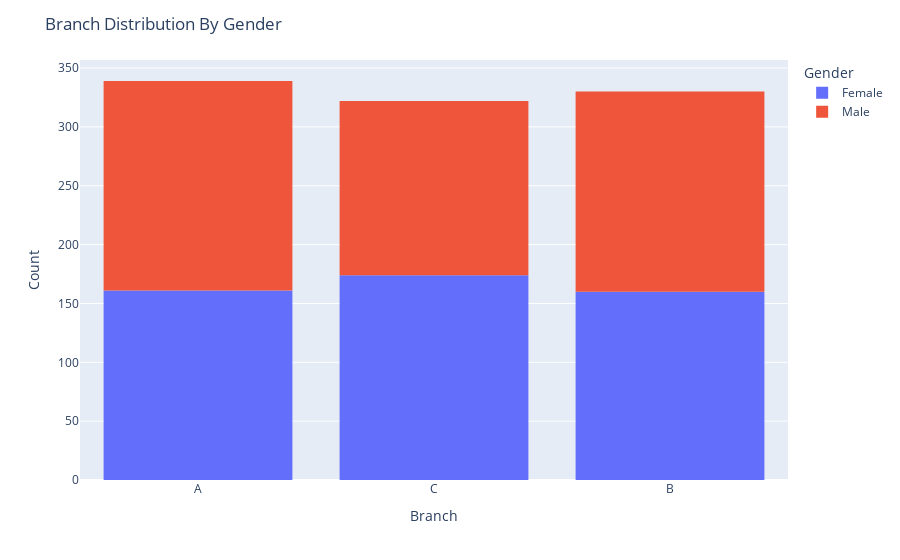

Source (notebook cell):
### Markdown cell above
Bivariate analysis

### Code cell
fig = px.histogram(df,x='Branch',color='Gender')
fig.update_layout(
    title="Branch Distribution By Gender",
    xaxis=dict(title="Branch"),
    yaxis=dict(title="Count")
)
fig.show()

### Figure 1 — Plotly figure (JSON) as saved in the notebook; plotly's stock layout.template omitted (floating-point values rounded to 4 significant figures; data arrays with more than 128 entries replaced by an {"elided": "..."} marker saying what was removed)
{"data": [{"alignmentgroup": "True", "bingroup": "x", "hovertemplate": "Gender=Female<br>Branch=%{x}<br>count=%{y}<extra></extra>", "legendgroup": "Female", "marker": {"color": "#636efa", "pattern": {"shape": ""}}, "name": "Female", "offsetgroup": "Female", "orientation": "v", "showlegend": true, "type": "histogram", "x": {"elided": "495 str values"}, "xaxis": "x", "yaxis": "y"}, {"alignmentgroup": "True", "bingroup": "x", "hovertemplate": "Gender=Male<br>Branch=%{x}<br>count=%{y}<extra></extra>", "legendgroup": "Male", "marker": {"color": "#EF553B", "pattern": {"shape": ""}}, "name": "Male", "offsetgroup": "Male", "orientation": "v", "showlegend": true, "type": "histogram", "x": {"elided": "496 str values"}, "xaxis": "x", "yaxis": "y"}], "layout": {"barmode": "relative", "legend": {"title": {"text": "Gender"}, "tracegroupgap": 0}, "margin": {"t": 60}, "title": {"text": "Branch Distribution By Gender"}, "xaxis": {"anchor": "y", "domain": [0, 1], "title": {"text": "Branch"}}, "yaxis": {"anchor": "x", "domain": [0, 1], "title": {"text": "Count"}}}}
